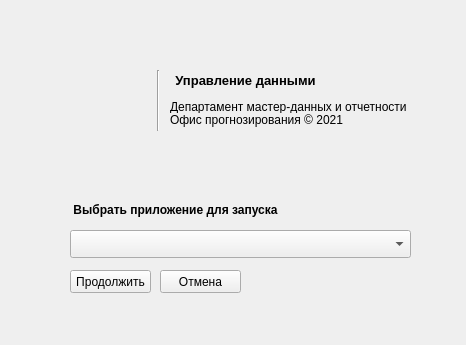
<?xml version="1.0" encoding="UTF-8"?>
<ui version="4.0">
 <class>welcomeWindow</class>
 <widget class="QMainWindow" name="welcomeWindow">
  <property name="windowModality">
   <enum>Qt::ApplicationModal</enum>
  </property>
  <property name="geometry">
   <rect>
    <x>0</x>
    <y>0</y>
    <width>466</width>
    <height>345</height>
   </rect>
  </property>
  <property name="windowTitle">
   <string>Управление филиалами</string>
  </property>
  <property name="autoFillBackground">
   <bool>false</bool>
  </property>
  <property name="toolButtonStyle">
   <enum>Qt::ToolButtonTextOnly</enum>
  </property>
  <property name="documentMode">
   <bool>false</bool>
  </property>
  <property name="dockNestingEnabled">
   <bool>false</bool>
  </property>
  <property name="unifiedTitleAndToolBarOnMac">
   <bool>false</bool>
  </property>
  <widget class="QWidget" name="centralwidget">
   <widget class="QLabel" name="label">
    <property name="geometry">
     <rect>
      <x>170</x>
      <y>70</y>
      <width>151</width>
      <height>20</height>
     </rect>
    </property>
    <property name="font">
     <font>
      <pointsize>10</pointsize>
      <weight>75</weight>
      <bold>true</bold>
     </font>
    </property>
    <property name="layoutDirection">
     <enum>Qt::LeftToRight</enum>
    </property>
    <property name="text">
     <string>Управление данными</string>
    </property>
    <property name="alignment">
     <set>Qt::AlignCenter</set>
    </property>
   </widget>
   <widget class="QLabel" name="splash_label">
    <property name="geometry">
     <rect>
      <x>80</x>
      <y>60</y>
      <width>64</width>
      <height>81</height>
     </rect>
    </property>
    <property name="text">
     <string/>
    </property>
    <property name="pixmap">
     <pixmap>resources/shopping.png</pixmap>
    </property>
    <property name="margin">
     <number>0</number>
    </property>
   </widget>
   <widget class="QLabel" name="label_footer1">
    <property name="geometry">
     <rect>
      <x>170</x>
      <y>100</y>
      <width>251</width>
      <height>13</height>
     </rect>
    </property>
    <property name="text">
     <string>Департамент мастер-данных и отчетности</string>
    </property>
   </widget>
   <widget class="QLabel" name="label_footer2">
    <property name="geometry">
     <rect>
      <x>170</x>
      <y>110</y>
      <width>251</width>
      <height>20</height>
     </rect>
    </property>
    <property name="text">
     <string>Офис прогнозирования © 2021</string>
    </property>
   </widget>
   <widget class="Line" name="line">
    <property name="geometry">
     <rect>
      <x>150</x>
      <y>70</y>
      <width>16</width>
      <height>61</height>
     </rect>
    </property>
    <property name="orientation">
     <enum>Qt::Vertical</enum>
    </property>
   </widget>
   <widget class="QPushButton" name="pushButtonExit">
    <property name="geometry">
     <rect>
      <x>160</x>
      <y>270</y>
      <width>81</width>
      <height>23</height>
     </rect>
    </property>
    <property name="text">
     <string>Отмена</string>
    </property>
   </widget>
   <widget class="QComboBox" name="apps_dropdown">
    <property name="geometry">
     <rect>
      <x>70</x>
      <y>230</y>
      <width>341</width>
      <height>28</height>
     </rect>
    </property>
   </widget>
   <widget class="QPushButton" name="pushButtonRun">
    <property name="geometry">
     <rect>
      <x>70</x>
      <y>270</y>
      <width>81</width>
      <height>23</height>
     </rect>
    </property>
    <property name="text">
     <string>Продолжить</string>
    </property>
   </widget>
   <widget class="QLabel" name="label_2">
    <property name="geometry">
     <rect>
      <x>70</x>
      <y>200</y>
      <width>211</width>
      <height>20</height>
     </rect>
    </property>
    <property name="font">
     <font>
      <weight>75</weight>
      <bold>true</bold>
     </font>
    </property>
    <property name="layoutDirection">
     <enum>Qt::LeftToRight</enum>
    </property>
    <property name="text">
     <string>Выбрать приложение для запуска</string>
    </property>
    <property name="alignment">
     <set>Qt::AlignCenter</set>
    </property>
   </widget>
  </widget>
 </widget>
 <resources/>
 <connections/>
</ui>
